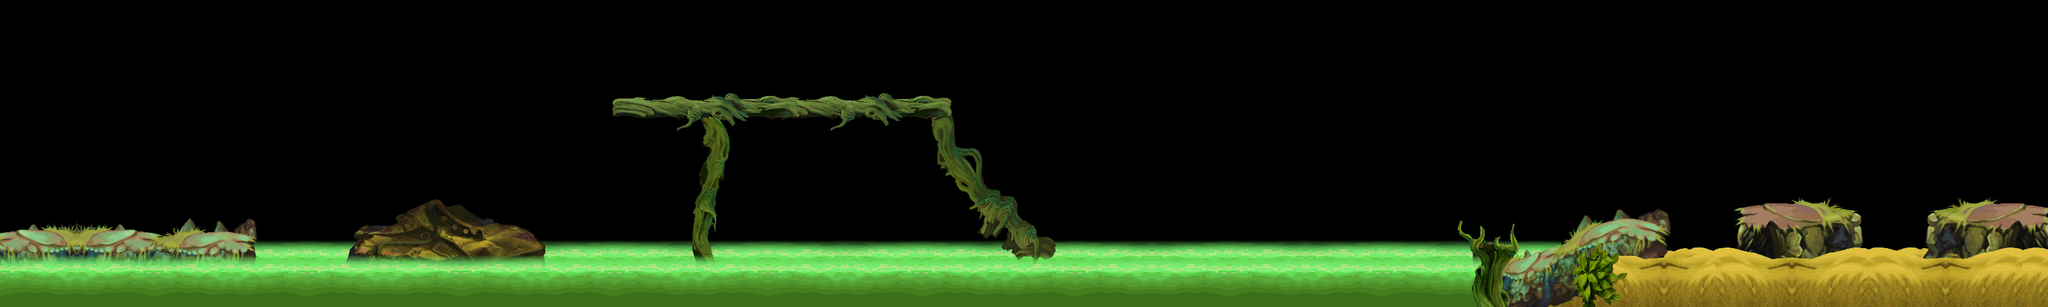

This game map was drawn from its Tiled (.tmx) file and the tilesets committed beside it. A one-line description and the trimmed map source follow:
An orthogonal 80x12 tile map with 40x40 px tiles, 4 tile layers (land1, land2, land3, land4) and 40 objects.

<map version="1.0" orientation="orthogonal" width="80" height="12" tilewidth="40" tileheight="40">
 <tileset firstgid="1" name="c-land" tilewidth="40" tileheight="40">
  <image source="c-land.png" width="1745" height="2038" />
 </tileset>
 <layer name="land1" width="80" height="12">
  <data>[960 cells, 294 non-empty, 63 distinct tile ids]</data>
 </layer>
 <layer name="land2" width="80" height="12">
  <data>[960 cells, 329 non-empty, 271 distinct tile ids]</data>
 </layer>
 <layer name="land3" width="80" height="12">
  <data>[960 cells, 40 non-empty, 40 distinct tile ids]</data>
 </layer>
 <layer name="land4" width="80" height="12">
  <data>[960 cells, 244 non-empty, 43 distinct tile ids]</data>
 </layer>
 <objectgroup name="pengzhuang" width="80" height="12">
  <object x="1" y="377" width="393" height="102" />
  <object x="552" y="376" width="298" height="41" />
  <object x="959" y="160" width="529" height="26" />
  <object x="1455" y="186" width="33" height="49" />
  <object x="1455" y="234" width="76" height="29" />
  <object x="1505" y="264" width="26" height="32" />
  <object x="1505" y="296" width="56" height="23" />
  <object x="1561" y="394" width="82" height="85" />
  <object x="2304" y="383" width="33" height="101" />
  <object x="2337" y="429" width="188" height="52" />
  <object x="2721" y="333" width="177" height="146" />
  <object x="3014" y="335" width="182" height="139" />
  <object x="2526" y="365" width="73" height="114" />
 </objectgroup>
 <objectgroup name="zuobiao1" width="80" height="12">
  <object x="1789" y="442">
   <properties>
    <property name="id" value="13" />
    <property name="type" value="0" />
   </properties>
  </object>
  <object x="2069" y="441">
   <properties>
    <property name="id" value="13" />
    <property name="type" value="0" />
   </properties>
  </object>
  <object x="2599" y="432" width="123" height="55">
   <properties>
    <property name="id" value="19" />
   </properties>
  </object>
  <object x="2898" y="432" width="116" height="47">
   <properties>
    <property name="id" value="19" />
   </properties>
  </object>
  <object x="762" y="382">
   <properties>
    <property name="id" value="1" />
    <property name="type" value="1" />
   </properties>
  </object>
  <object x="690" y="382">
   <properties>
    <property name="id" value="1" />
    <property name="type" value="1" />
   </properties>
  </object>
  <object x="358" y="474">
   <properties>
    <property name="id" value="18" />
   </properties>
  </object>
  <object x="800" y="476">
   <properties>
    <property name="id" value="18" />
   </properties>
  </object>
  <object x="1204" y="476">
   <properties>
    <property name="id" value="18" />
   </properties>
  </object>
  <object x="1520" y="474">
   <properties>
    <property name="id" value="18" />
   </properties>
  </object>
  <object x="1924" y="482">
   <properties>
    <property name="id" value="18" />
   </properties>
  </object>
  <object x="2004" y="478">
   <properties>
    <property name="id" value="18" />
   </properties>
  </object>
 </objectgroup>
 <objectgroup name="zuobiao2" width="80" height="12">
  <object x="2808" y="334">
   <properties>
    <property name="id" value="101" />
    <property name="num" value="5" />
    <property name="range" value="100" />
    <property name="time" value="1" />
    <property name="timemax" value="12" />
    <property name="timemin" value="3" />
    <property name="z" value="0" />
   </properties>
  </object>
  <object x="1247" y="163">
   <properties>
    <property name="id" value="104" />
    <property name="num" value="4" />
    <property name="range" value="50" />
    <property name="time" value="1" />
    <property name="timemax" value="6" />
    <property name="timmin" value="3" />
   </properties>
  </object>
  <object x="1045" y="161">
   <properties>
    <property name="id" value="104" />
    <property name="num" value="4" />
    <property name="range" value="50" />
    <property name="time" value="1" />
    <property name="timemax" value="6" />
    <property name="timmin" value="3" />
   </properties>
  </object>
  <object x="624" y="374">
   <properties>
    <property name="id" value="102" />
    <property name="num" value="3" />
    <property name="range" value="0" />
    <property name="time" value="1" />
    <property name="timemax" value="10" />
    <property name="timmin" value="3" />
   </properties>
  </object>
  <object x="2560" y="350">
   <properties>
    <property name="id" value="102" />
    <property name="num" value="3" />
    <property name="range" value="0" />
    <property name="time" value="1" />
    <property name="timemax" value="10" />
    <property name="timmin" value="3" />
   </properties>
  </object>
  <object x="1438" y="158">
   <properties>
    <property name="id" value="111" />
    <property name="num" value="2" />
    <property name="range" value="20" />
    <property name="time" value="1" />
    <property name="timemax" value="8" />
    <property name="timmin" value="1" />
   </properties>
  </object>
  <object x="2762" y="332">
   <properties>
    <property name="id" value="111" />
    <property name="num" value="2" />
    <property name="range" value="20" />
    <property name="time" value="1" />
    <property name="timemax" value="8" />
    <property name="timmin" value="1" />
   </properties>
  </object>
  <object x="1340" y="160">
   <properties>
    <property name="id" value="101" />
    <property name="num" value="5" />
    <property name="range" value="100" />
    <property name="time" value="1" />
    <property name="timemax" value="12" />
    <property name="timemin" value="3" />
    <property name="z" value="0" />
   </properties>
  </object>
  <object x="3114" y="332">
   <properties>
    <property name="id" value="101" />
    <property name="num" value="5" />
    <property name="range" value="100" />
    <property name="time" value="1" />
    <property name="timemax" value="12" />
    <property name="timemin" value="3" />
    <property name="z" value="0" />
   </properties>
  </object>
  <object x="254" y="378">
   <properties>
    <property name="id" value="103" />
    <property name="num" value="4" />
    <property name="range" value="50" />
    <property name="time" value="1" />
    <property name="timemax" value="6" />
    <property name="timmin" value="3" />
   </properties>
  </object>
  <object x="1178" y="160">
   <properties>
    <property name="id" value="103" />
    <property name="num" value="4" />
    <property name="range" value="50" />
    <property name="time" value="1" />
    <property name="timemax" value="6" />
    <property name="timmin" value="3" />
   </properties>
  </object>
  <object x="3154" y="336">
   <properties>
    <property name="id" value="103" />
    <property name="num" value="4" />
    <property name="range" value="50" />
    <property name="time" value="1" />
    <property name="timemax" value="6" />
    <property name="timmin" value="3" />
   </properties>
  </object>
 </objectgroup>
 <objectgroup name="zuobiao3" width="80" height="12">
  <object x="2337" y="351" width="189" height="79">
   <properties>
    <property name="poid" value="0" />
   </properties>
  </object>
  <object x="2526" y="351" width="73" height="15">
   <properties>
    <property name="poid" value="1" />
   </properties>
  </object>
  <object x="1562" y="306" width="85" height="86">
   <properties>
    <property name="poid" value="1" />
   </properties>
  </object>
 </objectgroup>
</map>
